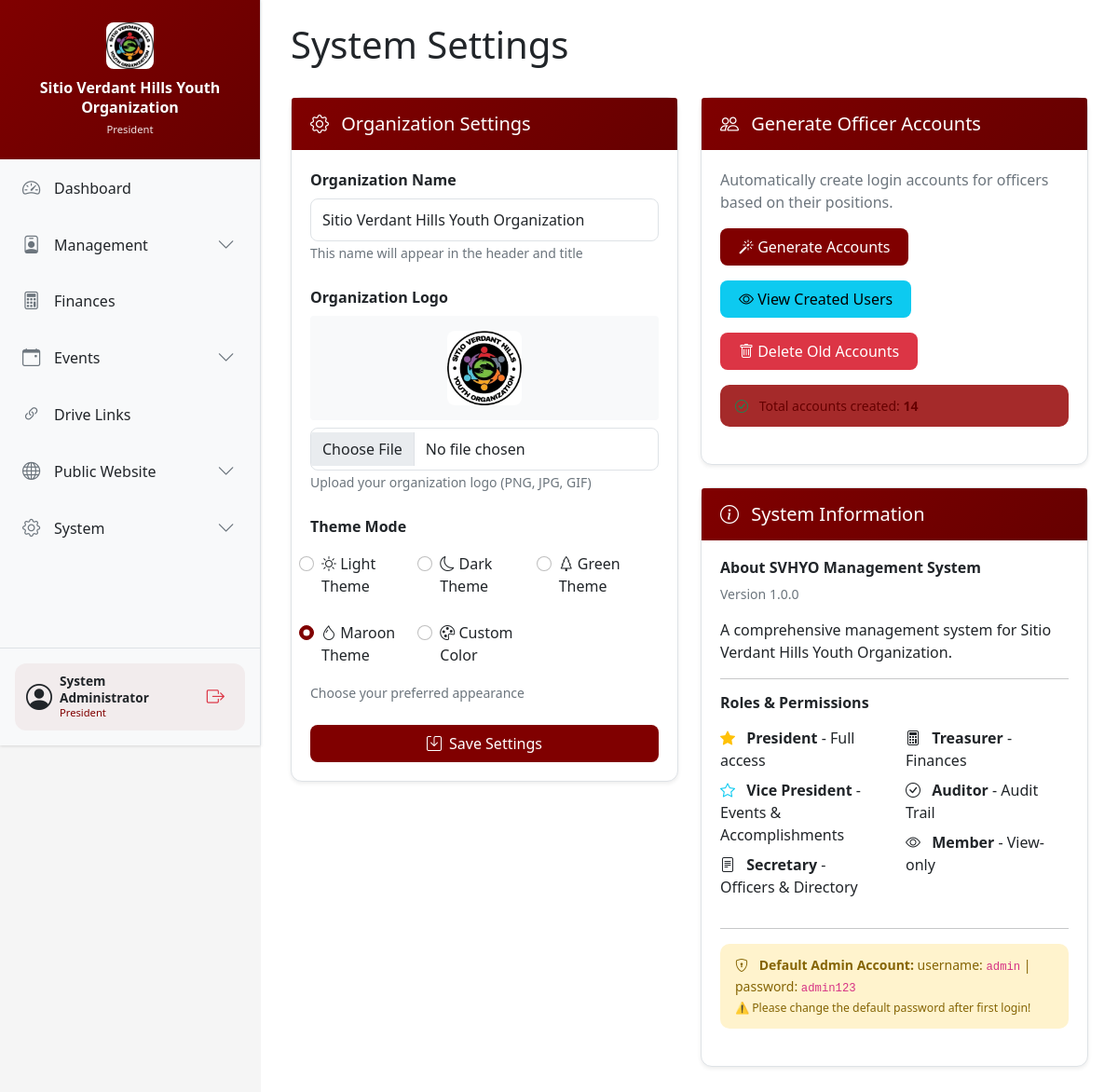
/admin/settings (signed in), run on the app's committed database.
### app.py (models this page shows, shortened)
class SystemSetting(db.Model):
    id = db.Column(db.Integer, primary_key=True)
    setting_key = db.Column(db.String(100), unique=True)
    setting_value = db.Column(db.Text)
    updated_at = db.Column(db.DateTime, default=datetime.utcnow)

class User(UserMixin, db.Model):
    id = db.Column(db.Integer, primary_key=True)
    username = db.Column(db.String(80), unique=True, nullable=False)
    password_hash = db.Column(db.String(200), nullable=False)
    role = db.Column(db.String(50), nullable=False)
    full_name = db.Column(db.String(100))
    email = db.Column(db.String(120))
    created_at = db.Column(db.DateTime, default=datetime.utcnow)

### app.py (the view, shortened to what this page needs)
@app.route('/admin/settings', methods=['GET', 'POST'])
@login_required
@role_required('President')
def settings():
    org_name = SystemSetting.query.filter_by(setting_key='org_name').first()
    theme = SystemSetting.query.filter_by(setting_key='theme').first()
    primary_color = SystemSetting.query.filter_by(setting_key='primary_color').first()
    logo_url = SystemSetting.query.filter_by(setting_key='logo_url').first()
    return render_template('settings.html',
        org_name=org_name.setting_value if org_name else 'Sitio Verdant Hills Youth Organization',
        theme=theme.setting_value if theme else 'light',
        primary_color=primary_color.setting_value if primary_color else '#4CAF50',
        logo_url=logo_url.setting_value if logo_url else None
    )

### templates/settings.html (shortened to what this page needs)
{% extends "base.html" %}
{% block content %}
<div class="d-flex justify-content-between align-items-center mb-4">
    <h1>System Settings</h1>
</div>
<div class="row g-4">
    <div class="col-md-6">
        <div class="card shadow-sm">
            <div class="card-header" style="background: linear-gradient(135deg, var(--primary-color) 0%, var(--primary-dark) 100%); color: white;">
                <h5 class="mb-0"><i class="bi bi-gear me-2"></i> Organization Settings</h5>
            </div>
            <div class="card-body">
                <form method="POST" action="{{ url_for('settings') }}" enctype="multipart/form-data" id="settingsForm">
                    <div class="mb-4">
                        <label class="form-label fw-bold">Organization Name</label>
                        <input type="text" class="form-control" name="org_name" value="{{ org_name }}" required>
                        <small class="text-muted">This name will appear in the header and title</small>
                    </div>
                    <div class="mb-4">
                        <label class="form-label fw-bold">Organization Logo</label>
                        {% if logo_url %}
                        <div class="mb-2 p-3 bg-light rounded text-center">
                            <img src="{{ logo_url }}" alt="Logo" style="max-height: 80px; border-radius: 8px;">
                        </div>
                        {% endif %}
                        <input type="file" class="form-control" name="logo" accept="image/*">
                        <small class="text-muted">Upload your organization logo (PNG, JPG, GIF)</small>
                    </div>
                    <div class="mb-4">
                        <label class="form-label fw-bold">Theme Mode</label>
                        <div class="row g-2">
                            <div class="col-md-4">
                                <div class="form-check theme-option">
                                    <input class="form-check-input" type="radio" name="theme" id="themeLight" value="light" {% if theme == 'light' %}checked{% endif %}>
                                    <label class="form-check-label" for="themeLight">
                                        <i class="bi bi-sun"></i> Light Theme
                                    </label>
                                </div>
                            </div>
                            <div class="col-md-4">
                                <div class="form-check theme-option">
                                    <input class="form-check-input" type="radio" name="theme" id="themeDark" value="dark" {% if theme == 'dark' %}checked{% endif %}>
                                    <label class="form-check-label" for="themeDark">
                                        <i class="bi bi-moon"></i> Dark Theme
                                    </label>
                                </div>
                            </div>
                            <div class="col-md-4">
                                <div class="form-check theme-option">
                                    <input class="form-check-input" type="radio" name="theme" id="themeGreen" value="green" {% if theme == 'green' %}checked{% endif %}>
                                    <label class="form-check-label" for="themeGreen">
                                        <i class="bi bi-tree"></i> Green Theme
                                    </label>
                                </div>
                            </div>
                            <div class="col-md-4">
                                <div class="form-check theme-option">
                                    <input class="form-check-input" type="radio" name="theme" id="themeMaroon" value="maroon" {% if theme == 'maroon' %}checked{% endif %}>
                                    <label class="form-check-label" for="themeMaroon">
                                        <i class="bi bi-droplet"></i> Maroon Theme
                                    </label>
                                </div>
                            </div>
                            <div class="col-md-4">
                                <div class="form-check theme-option">
                                    <input class="form-check-input" type="radio" name="theme" id="themeCustom" value="custom" {% if theme == 'custom' %}checked{% endif %}>
                                    <label class="form-check-label" for="themeCustom">
                                        <i class="bi bi-palette"></i> Custom Color
                                    </label>
                                </div>
                            </div>
                        </div>
                        <small class="text-muted d-block mt-2">Choose your preferred appearance</small>
                    </div>
                    <div class="d-grid">
                        <button type="submit" class="btn" style="background: var(--primary-color); color: white;">
                            <i class="bi bi-save me-2"></i>Save Settings
                        </button>
                    </div>
                </form>
            </div>
        </div>
    </div>
    <div class="col-md-6">
        <div class="card shadow-sm">
            <div class="card-header" style="background: linear-gradient(135deg, var(--primary-color) 0%, var(--primary-dark) 100%); color: white;">
                <h5 class="mb-0"><i class="bi bi-people me-2"></i> Generate Officer Accounts</h5>
            </div>
            <div class="card-body">
                <p class="text-muted">Automatically create login accounts for officers based on their positions.</p>
                <div class="d-flex gap-3 mb-3 flex-wrap">
                    <button class="btn" style="background: var(--primary-color); color: white;" onclick="generateOfficerAccounts()">
                        <i class="bi bi-magic"></i> Generate Accounts
                    </button>
                    <button class="btn btn-info" onclick="openViewUsersModal()">
                        <i class="bi bi-eye"></i> View Created Users
                    </button>
                    <button class="btn btn-danger" onclick="deleteOldAccounts()">
                        <i class="bi bi-trash"></i> Delete Old Accounts
                    </button>
                </div>
                <div class="alert alert-info small" id="accountsCountInfo">
                </div>
            </div>
        </div>
        <div class="card shadow-sm mt-4">
            <div class="card-header" style="background: linear-gradient(135deg, var(--primary-color) 0%, var(--primary-dark) 100%); color: white;">
                <h5 class="mb-0"><i class="bi bi-info-circle me-2"></i> System Information</h5>
            </div>
            <div class="card-body">
                <h6 class="fw-bold mb-2">About SVHYO Management System</h6>
                <p class="text-muted small">Version 1.0.0</p>
                <p class="mb-3">A comprehensive management system for Sitio Verdant Hills Youth Organization.</p>
                <hr>
                <h6 class="fw-bold mb-3">Roles & Permissions</h6>
                <div class="row">
                    <div class="col-md-6">
                        <ul class="list-unstyled">
                            <li class="mb-2"><i class="bi bi-star-fill text-warning me-2"></i> <strong>President</strong> - Full access</li>
                            <li class="mb-2"><i class="bi bi-star text-info me-2"></i> <strong>Vice President</strong> - Events & Accomplishments</li>
                            <li class="mb-2"><i class="bi bi-file-text me-2"></i> <strong>Secretary</strong> - Officers & Directory</li>
                        </ul>
                    </div>
                    <div class="col-md-6">
                        <ul class="list-unstyled">
                            <li class="mb-2"><i class="bi bi-calculator me-2"></i> <strong>Treasurer</strong> - Finances</li>
                            <li class="mb-2"><i class="bi bi-check-circle me-2"></i> <strong>Auditor</strong> - Audit Trail</li>
                            <li class="mb-2"><i class="bi bi-eye me-2"></i> <strong>Member</strong> - View-only</li>
                        </ul>
                    </div>
                </div>
                <hr>
                <div class="alert alert-warning small">
                    <i class="bi bi-shield-lock me-2"></i>
                    <strong>Default Admin Account:</strong> username: <code>admin</code> | password: <code>admin123</code>
                    <br>
                    <small>⚠️ Please change the default password after first login!</small>
                </div>
            </div>
        </div>
    </div>
</div>
{% endblock %}

### templates/base.html (shortened to what this page needs)
<!DOCTYPE html>
<html lang="en" data-theme="{{ theme }}">
<head>
    <link href="https://cdn.jsdelivr.net/npm/bootstrap@5.1.3/dist/css/bootstrap.min.css" rel="stylesheet">
    <link href="https://cdn.jsdelivr.net/npm/bootstrap-icons@1.8.1/font/bootstrap-icons.css" rel="stylesheet">
    <link href="{{ url_for('static', filename='css/style.css') }}" rel="stylesheet">
    <link href="{{ url_for('static', filename='css/theme.css') }}" rel="stylesheet">
</head>
<body>
    <div class="wrapper">
        <nav class="sidebar" id="sidebar">
            <div class="sidebar-header">
                {% if logo_url %}
                <img src="{{ logo_url }}" alt="Logo" class="sidebar-logo">
                {% endif %}
                <h4 class="org-name">{{ org_name }}</h4>
                <small>{{ current_user.role }}</small>
            </div>
            <div class="sidebar-nav-wrapper">
                <ul class="nav flex-column">
                    <li class="nav-item">
                        <a class="nav-link {% if request.endpoint == 'dashboard' %}active{% endif %}" href="{{ url_for('dashboard') }}">
                            <i class="bi bi-speedometer2"></i>
                            <span>Dashboard</span>
                        </a>
                    </li>
                    <li class="nav-item">
                        <div class="nav-link menu-toggle" data-menu="managementMenu">
                            <span>
                                <i class="bi bi-person-badge"></i>
                                <span>Management</span>
                            </span>
                            <i class="bi bi-chevron-down menu-icon"></i>
                        </div>
                    </li>
                    <li class="nav-item">
                        <a class="nav-link {% if request.endpoint == 'finances' %}active{% endif %}" href="{{ url_for('finances') }}">
                            <i class="bi bi-calculator"></i>
                            <span>Finances</span>
                        </a>
                    </li>
                    <li class="nav-item">
                        <div class="nav-link menu-toggle" data-menu="eventsMenu">
                            <span>
                                <i class="bi bi-calendar-event"></i>
                                <span>Events</span>
                            </span>
                            <i class="bi bi-chevron-down menu-icon"></i>
                        </div>
                    </li>
                    <li class="nav-item">
                        <a class="nav-link {% if request.endpoint == 'links' %}active{% endif %}" href="{{ url_for('links') }}">
                            <i class="bi bi-link-45deg"></i>
                            <span>Drive Links</span>
                        </a>
                    </li>
                    <li class="nav-item">
                        <div class="nav-link menu-toggle" data-menu="publicMenu">
                            <span>
                                <i class="bi bi-globe"></i>
                                <span>Public Website</span>
                            </span>
                            <i class="bi bi-chevron-down menu-icon"></i>
                        </div>
                    </li>
                    <li class="nav-item">
                        <div class="nav-link menu-toggle" data-menu="systemMenu">
                            <span>
                                <i class="bi bi-gear"></i>
                                <span>System</span>
                            </span>
                            <i class="bi bi-chevron-down menu-icon"></i>
                        </div>
                    </li>
                </ul>
            </div>
            <div class="sidebar-footer">
                <div class="user-info">
                    <div class="d-flex align-items-center gap-2">
                        <i class="bi bi-person-circle fs-3"></i>
                        <div class="flex-grow-1">
                            <div class="user-name">{{ current_user.full_name or current_user.username }}</div>
                            <div class="user-role">{{ current_user.role }}</div>
                        </div>
                        <span class="logout-icon" data-bs-toggle="modal" data-bs-target="#logoutConfirmModal" title="Logout">
                            <i class="bi bi-box-arrow-right"></i>
                        </span>
                    </div>
                </div>
            </div>
        </nav>
        <main class="content">
            {% block content %}{% endblock %}
        </main>
    </div>
    <div class="toast-container position-fixed bottom-0 end-0 p-3" style="z-index: 1100;">
    </div>
</body>
</html>

### data on the page
SystemSetting: setting_value (picture)
SystemSetting: setting_value "Sitio Verdant Hills Youth Organization", org_name "Sitio Verdant Hills Youth Organization"
User: role "President", full_name "System Administrator"
SystemSetting: setting_value "☐ Light Theme", setting_value "☐ Dark Theme", setting_value "☐ Green Theme", setting_value "☑ Maroon Theme", setting_value "☐ Custom Color"
